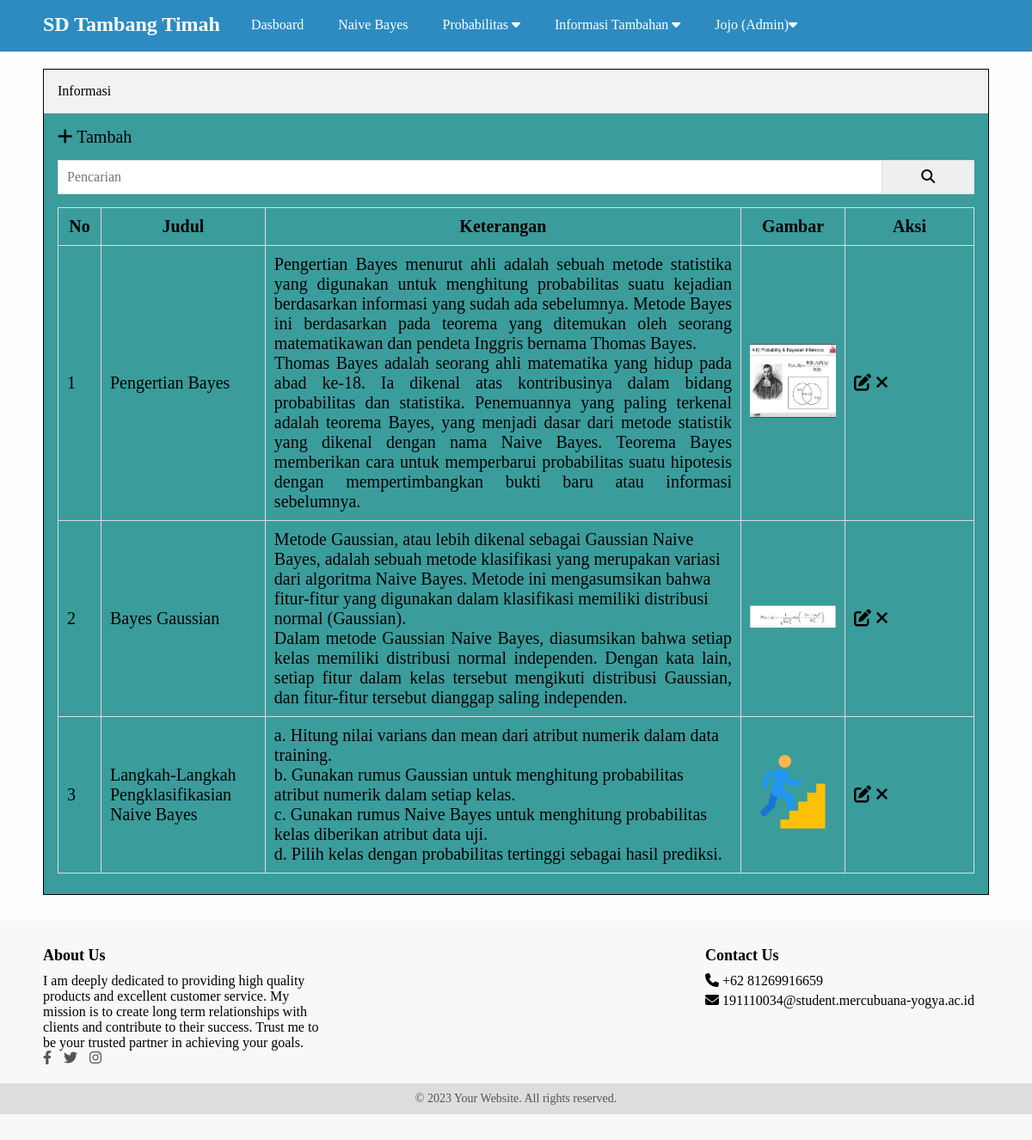
The app's page /admin/informasi.php (signed in) with its own data.
### tables this page shows
CREATE TABLE `informasi` (
  `id` int(11) NOT NULL,
  `judul` varchar(255) NOT NULL,
  `keterangan` text NOT NULL,
  `gambar` varchar(50) NOT NULL,
  `created_at` timestamp NOT NULL DEFAULT current_timestamp(),
  `updated_at` datetime DEFAULT NULL,
  `created_by` int(11) NOT NULL
);

### admin/informasi.php (the view, shortened to what this page needs)
<?php include 'header.php' ?>
		<div class="content">
			<div class="container">
				<div class="box">
				<div class="box-header">
				Informasi</div>
				<div class="box-body">
					<a href="tambah-informasi.php" class="text-green"><i class="fa fa-plus"></i> Tambah</a>
					<form action="">
						<div class="input-group">
							<input type="text" name="key" placeholder="Pencarian">
							<button type="submit"><i class="fa fa-search" ></i></button>
						</div>
					</form>
					<table class="table">
						<thead>
							<tr>
								<th>No</th>
								<th>Judul</th>
								<th>Keterangan</th>
								<th>Gambar</th>
								<th>Aksi</th>
							</tr>
						</thead>
						<tbody>
							<?php
							$no =1;
								$where = " WHERE 1=1";
							$informasi = mysqli_query ($conn, "SELECT * fROM informasi $where ORDER BY id DESC");
								if (mysqli_num_rows($informasi) > 0 ) {
								 	while ($p = mysqli_fetch_array ($informasi)) {
							 ?>
							<tr>
								<td><?= $no++ ?></td>
								<td><?= $p['judul'] ?></td>
								<td><?= substr($p['keterangan'], 0, 3000) ?></td>
								<td><img src="../uploads/informasi/<?= $p['gambar'] ?>" width="100px"></td>
								<td>
									<a href="edit-informasi.php ?id=<?= $p['id']?>"  title="Edit Data" class="text-orange"><i class="fa fa-edit"></i></a>
									<a href="hapus.php ?idinformasi=<?= $p['id']?>" onclick="return confirm('yakin ingin menghapus ?')"title="Hapus Data" class="text-red"><i class="fa fa-times"></i></a>
								</td>
							</tr>
							<?php }}else {	?>
										<tr>
											<td colspan="5">Data Tidak Ditemukan</td>
										</tr>
										<?php } ?>
						</tbody>
					</table>
				</div>
			</div>
		</div>
	</div>
<?php include 'footer.php' ?>

### assets/css/style.css (style rules this page uses)
* { margin: 0; padding: 0; font-family: 'Arvo', serif; box-sizing: border-box; }
a { text-decoration: none; }
.container { width: 1140px; margin: 0 auto; }
.bg-light { background-color: #fefefe; }
.box { border:1px solid #000000; background-color: #3EA99F; }
.box-header { padding: 16px; border-bottom: 1px solid #ddd; background-color: #f2f2f2; }
.box-body { padding: 16px; background-color: #3B9C9C; font-size: 20px; }
form { margin: 15px 0; }
.content { padding: 80px 0 30px 0; }
.table { width: 100%; border-collapse: collapse; margin: 8px 0; }
.table th, .table td { border: 1px solid #ddd; padding: 10px; }
.table th:first-child { width: 50px; text-align: center; }
.table th:last-child { width: 150px; text-align: center; }
.text-red { color: #000000; }
.text-orange { color: #000000; }
.text-green { color: #000000; }
.input-group:after { content: ""; clear: both; display: block; }
.input-group input[type="text"] { width: 90%; padding: 10px; font-size: 16px; float: left; border: 1px solid #ddd; }
.input-group button { width: 10%; padding: 10px; font-size: 16px; float: left; border: 1px solid #ddd; border-left: none; }

### admin/footer.php (style rules this page uses)
.container { max-width: 1200px; margin: 0 auto; padding: 0 20px; }

### records on screen
informasi: judul "Pengertian Bayes", keterangan "Pengertian Bayes menurut ahli adalah sebuah metode statistika yang digunakan untuk menghitung probabilitas suatu kejadian berdasarkan informasi yang sudah ada sebelumnya. Metode Bayes ini berdasarkan pada teorema yang ditemukan oleh seorang matematikawan dan pendeta Inggris bernama Thomas Bayes. Thomas Bayes adalah seorang ahli matematika yang hidup pada abad ke-18. Ia dikenal atas kontribusinya dalam bidang probabilitas dan statistika. Penemuannya yang paling terkenal adalah teorema Bayes, yang menjadi dasar dari metode statistik yang dikenal dengan nama Naive Bayes. Teorema Bayes memberikan cara untuk memperbarui probabilitas suatu hipotesis dengan mempertimbangkan bukti baru atau…", gambar (picture)
informasi: judul "Bayes Gaussian", keterangan "Metode Gaussian, atau lebih dikenal sebagai Gaussian Naive Bayes, adalah sebuah metode klasifikasi yang merupakan variasi dari algoritma Naive Bayes. Metode ini mengasumsikan bahwa fitur-fitur yang digunakan dalam klasifikasi memiliki distribusi normal (Gaussian). Dalam metode Gaussian Naive Bayes, diasumsikan bahwa setiap kelas memiliki distribusi normal independen. Dengan kata lain, setiap fitur dalam kelas tersebut mengikuti distribusi Gaussian, dan fitur-fitur tersebut dianggap saling independen.", gambar (picture)
informasi: judul "Langkah-Langkah Pengklasifikasian Naive Bayes", keterangan "a. Hitung nilai varians dan mean dari atribut numerik dalam data training. b. Gunakan rumus Gaussian untuk menghitung probabilitas atribut numerik dalam setiap kelas. c. Gunakan rumus Naive Bayes untuk menghitung probabilitas kelas diberikan atribut data uji. d. Pilih kelas dengan probabilitas tertinggi sebagai hasil prediksi.", gambar (picture)

### other values on screen
$_SESSION['uname'] "Jojo"
$_SESSION['ulevel'] "Admin"
